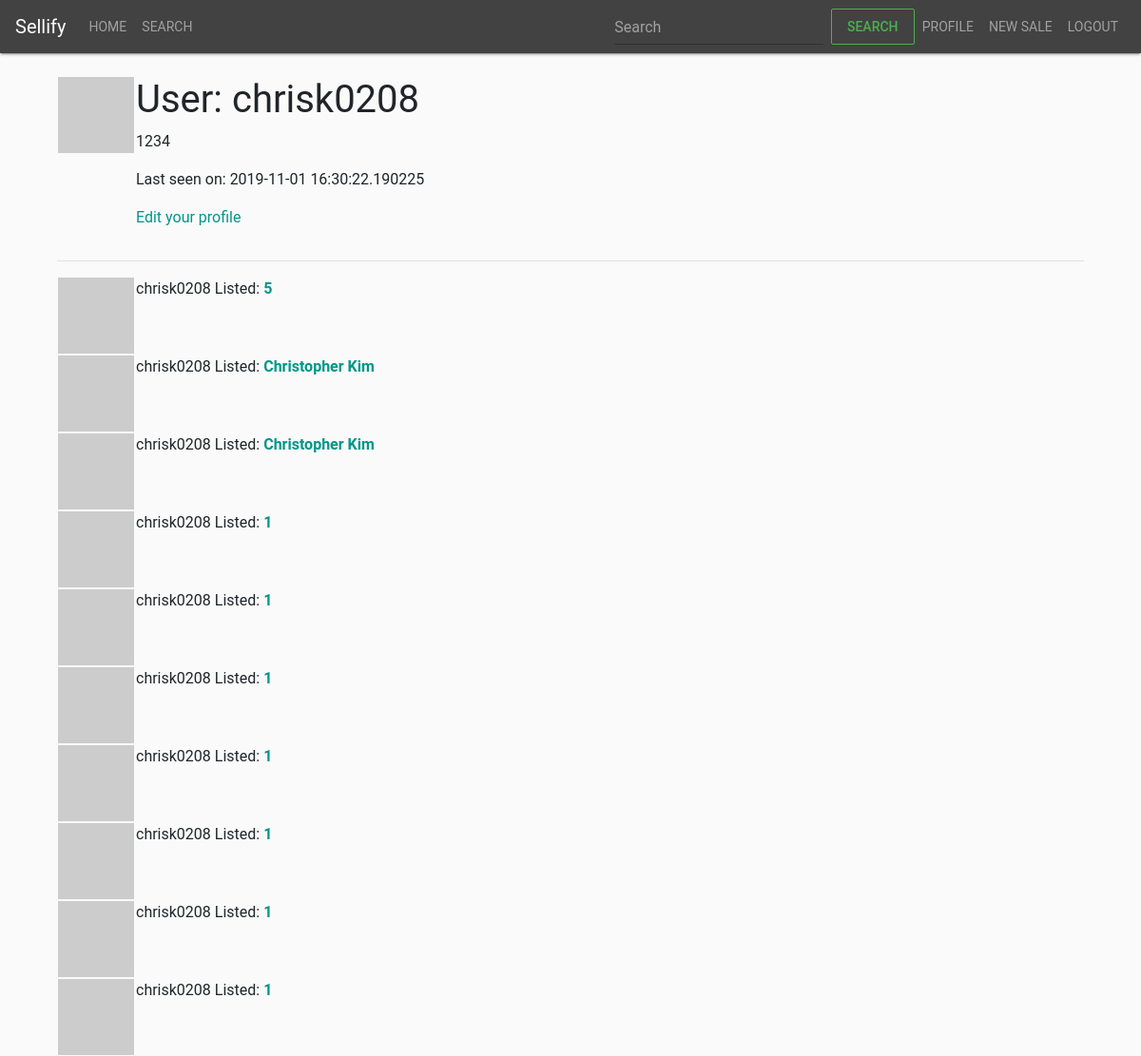
The app's page /user/chrisk0208 (signed in), older data.
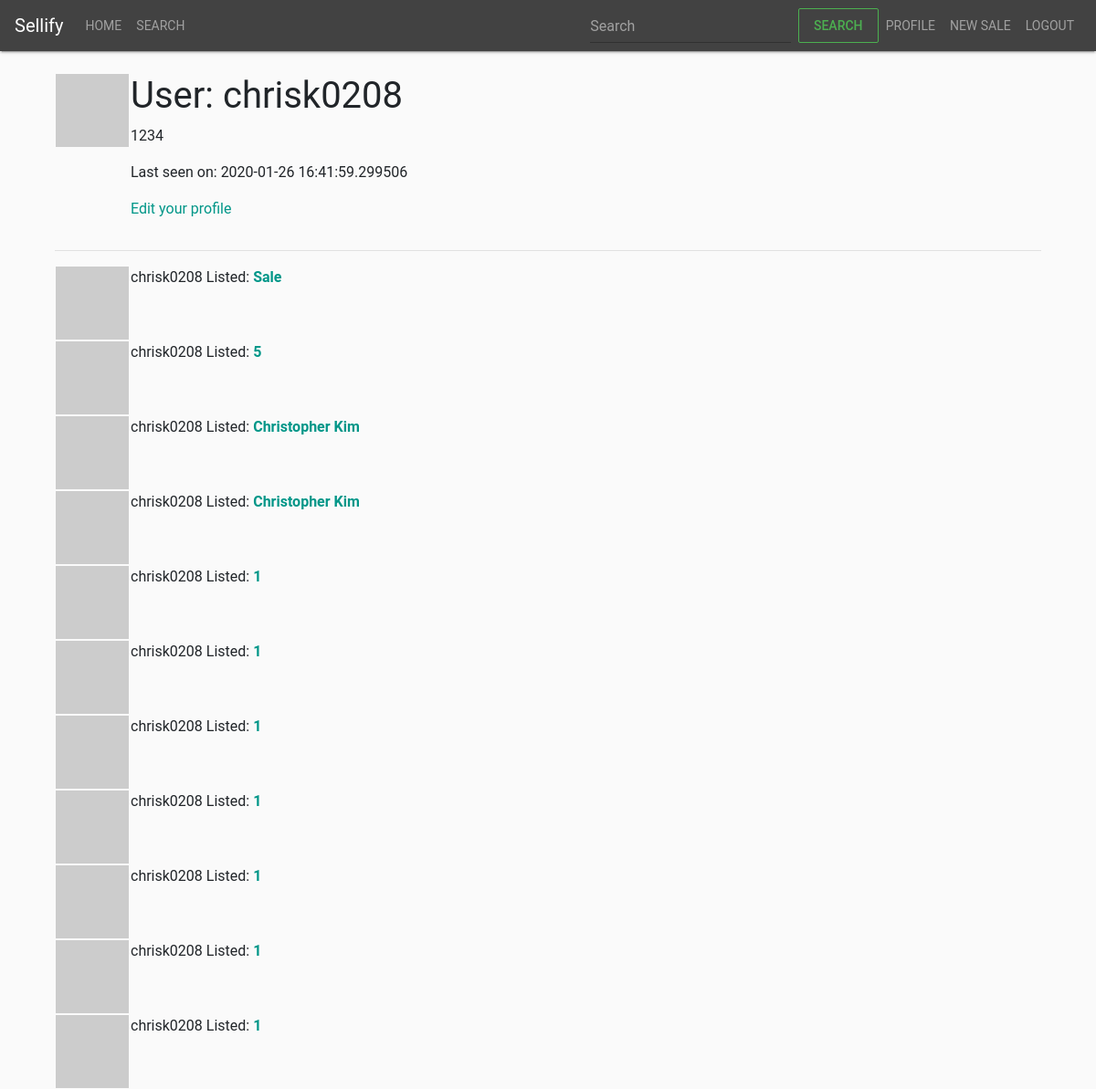
The same page, newer data.
### app/models.py (models this page shows, shortened)
class User(UserMixin,db.Model):
    id = db.Column(db.Integer, primary_key=True)
    username = db.Column(db.String(64), index=True, unique=True)
    email = db.Column(db.String(120), index=True, unique=True)
    password_hash = db.Column(db.String(128))
    about_me = db.Column(db.String(140))
    last_seen = db.Column(db.DateTime, default=datetime.utcnow)
    address_1   = db.Column(db.String(140))
    address_2   = db.Column(db.String(140))
    country     = db.Column(db.String(140))
    state       = db.Column(db.String(140))
    postal_code = db.Column(db.String(10))
    sales = db.relationship('Sale',backref='seller',lazy='dynamic')
    def avatar(self, size):
        digest = md5(self.email.lower().encode('utf-8')).hexdigest()
        return 'https://www.gravatar.com/avatar/{}?d=identicon&s={}'.format(
            digest, size)

class Sale(db.Model):
    id = db.Column(db.Integer,primary_key=True)
    name = db.Column(db.String(140),index=True)
    description = db.Column(db.String(512))
    post_date = db.Column(db.String(140), index=True,default=datetime.utcnow)
    start_date = db.Column(db.String(140), index=True)
    end_date = db.Column(db.String(140), index=True)
    zipcode = db.Column(db.String(10))
    address_1 = db.Column(db.String(140),index=True)
    address_2 = db.Column(db.String(140),index=True)
    user_id = db.Column(db.Integer, db.ForeignKey('user.id'))
    items = db.relationship('Item',backref='sale',lazy='dynamic')

### app/routes.py (the view)
@app.route('/user/<username>')
@login_required
def user(username):
    user = User.query.filter_by(username=username).first_or_404()
    page = request.args.get('page', 1, type=int)
    sales = user.sales.order_by(Sale.post_date.desc()).paginate(page,app.config['SALES_PER_PAGE'],False)
    next_url = url_for('user',username=username, page=sales.next_num) \
        if sales.has_next else None
    prev_url = url_for('user',username=username, page=sales.prev_num) \
        if sales.has_prev else None
    return render_template('user.html',user=user,sales=sales.items,next_url=next_url,prev_url=prev_url)

### app/models.py (called while the page is built)
@login.user_loader
def load_user(id):
    return User.query.get(int(id))

### app/routes.py (called while the page is built)
@app.before_request
def before_request():
    if current_user.is_authenticated:
        current_user.last_seen = datetime.utcnow()
        db.session.commit()

### app/templates/user.html (shortened to what this page needs)
{% extends "base.html" %}
{% import 'bootstrap/wtf.html' as wtf %}
{% block app_content %}
<table>
    <tr valign="top">
        <td><img src="{{ user.avatar(128) }}"></td>
        <td>
            <h1>User: {{ user.username }}</h1>
            {% if user.about_me %}<p>{{ user.about_me }}</p>{% endif %}
            {% if user.last_seen %}<p>Last seen on: {{ user.last_seen }}</p>{% endif %}
            {% if user == current_user %}
            <p><a href="{{ url_for('edit_profile') }}">Edit your profile</a></p>
            {% endif %}
        </td>
    </tr>
</table>
<hr>
{% for sale in sales %}
    {% include '/sales/_sales.html' %}
{% endfor %}
{% endblock %}

### app/templates/sales/_sales.html
<table>
        <tr valign="top">
            <td><img src="{{ sale.seller.avatar(36) }}"></td>
            <td> {{ sale.seller.username }} Listed:
                <a href="{{ url_for('sale',id=sale.id) }}"><b>{{ sale.name }}</b> </a>
            </td>
        </tr>
</table>

Row changes from the older to the newer data that the page shows:
changed User "chrisk0208": last_seen "2019-11-01 16:30:22.190225" → "2020-01-26 16:41:59.299506"
added Sale: seller.username "chrisk0208", name "Sale"
